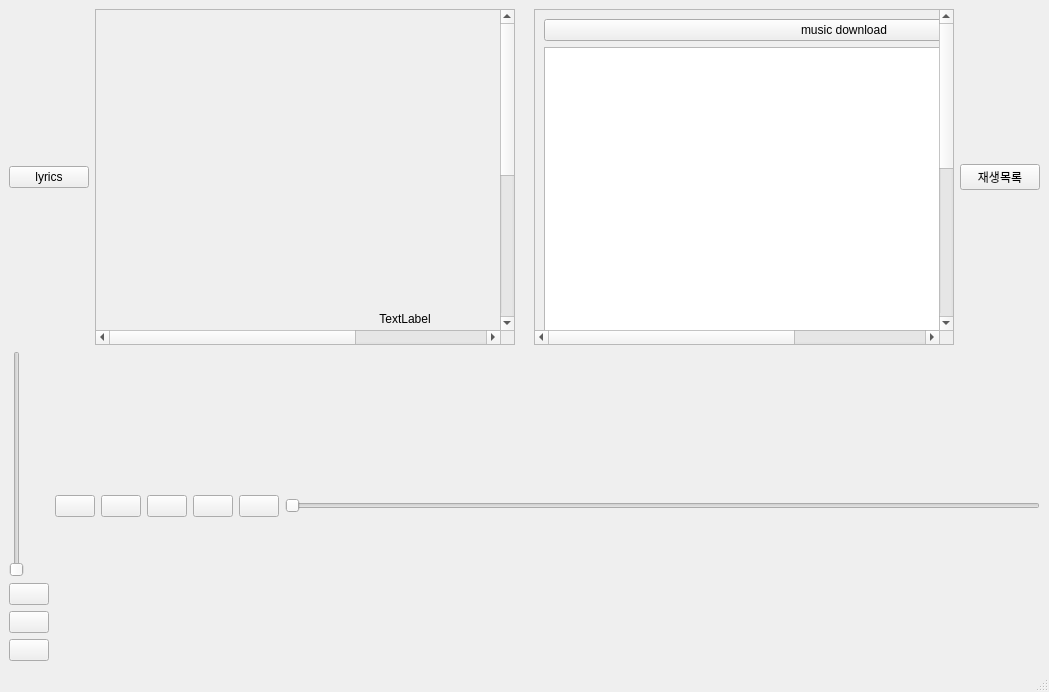
<?xml version="1.0" encoding="UTF-8"?>
<ui version="4.0">
 <class>MainWindow</class>
 <widget class="QMainWindow" name="MainWindow">
  <property name="geometry">
   <rect>
    <x>0</x>
    <y>0</y>
    <width>1049</width>
    <height>692</height>
   </rect>
  </property>
  <property name="windowTitle">
   <string>MainWindow</string>
  </property>
  <widget class="QWidget" name="centralwidget">
   <layout class="QVBoxLayout" name="verticalLayout_7">
    <item>
     <layout class="QVBoxLayout" name="verticalLayout_6">
      <item>
       <layout class="QHBoxLayout" name="horizontalLayout_6">
        <item>
         <layout class="QVBoxLayout" name="verticalLayout">
          <item>
           <layout class="QHBoxLayout" name="horizontalLayout_2">
            <item>
             <widget class="QPushButton" name="btn_lyrics">
              <property name="text">
               <string>lyrics</string>
              </property>
             </widget>
            </item>
            <item>
             <widget class="QScrollArea" name="scl_lyrics">
              <property name="widgetResizable">
               <bool>true</bool>
              </property>
              <widget class="QWidget" name="scrollAreaWidgetContents_2">
               <property name="geometry">
                <rect>
                 <x>0</x>
                 <y>0</y>
                 <width>618</width>
                 <height>618</height>
                </rect>
               </property>
               <layout class="QVBoxLayout" name="verticalLayout_10">
                <item>
                 <widget class="QLabel" name="lbl_lyrics">
                  <property name="minimumSize">
                   <size>
                    <width>600</width>
                    <height>600</height>
                   </size>
                  </property>
                  <property name="text">
                   <string>TextLabel</string>
                  </property>
                  <property name="alignment">
                   <set>Qt::AlignCenter</set>
                  </property>
                 </widget>
                </item>
               </layout>
              </widget>
             </widget>
            </item>
            <item>
             <widget class="QLabel" name="lbl_music">
              <property name="pixmap">
               <pixmap>imgs/music.png</pixmap>
              </property>
              <property name="alignment">
               <set>Qt::AlignCenter</set>
              </property>
             </widget>
            </item>
            <item>
             <widget class="QScrollArea" name="scl_playlist">
              <property name="widgetResizable">
               <bool>true</bool>
              </property>
              <widget class="QWidget" name="scrollAreaWidgetContents">
               <property name="geometry">
                <rect>
                 <x>-213</x>
                 <y>0</y>
                 <width>618</width>
                 <height>649</height>
                </rect>
               </property>
               <layout class="QVBoxLayout" name="verticalLayout_11">
                <item>
                 <layout class="QHBoxLayout" name="horizontalLayout_11">
                  <item>
                   <widget class="QPushButton" name="btn_musicdown">
                    <property name="text">
                     <string>music download</string>
                    </property>
                   </widget>
                  </item>
                 </layout>
                </item>
                <item>
                 <widget class="QListWidget" name="list_playlist">
                  <property name="minimumSize">
                   <size>
                    <width>600</width>
                    <height>600</height>
                   </size>
                  </property>
                 </widget>
                </item>
               </layout>
              </widget>
             </widget>
            </item>
            <item>
             <widget class="QPushButton" name="btn_playlist">
              <property name="text">
               <string>재생목록</string>
              </property>
             </widget>
            </item>
           </layout>
          </item>
          <item>
           <layout class="QHBoxLayout" name="horizontalLayout">
            <item>
             <layout class="QVBoxLayout" name="verticalLayout_5">
              <item>
               <widget class="QSlider" name="sld_volume">
                <property name="orientation">
                 <enum>Qt::Vertical</enum>
                </property>
               </widget>
              </item>
              <item>
               <widget class="QPushButton" name="btn_volume_H">
                <property name="icon">
                 <iconset>
                  <normaloff>imgs/volume_H.png</normaloff>imgs/volume_H.png</iconset>
                </property>
               </widget>
              </item>
              <item>
               <widget class="QPushButton" name="btn_volume_L">
                <property name="icon">
                 <iconset>
                  <normaloff>imgs/volume_L.png</normaloff>imgs/volume_L.png</iconset>
                </property>
               </widget>
              </item>
              <item>
               <widget class="QPushButton" name="btn_volume_mute">
                <property name="icon">
                 <iconset>
                  <normaloff>imgs/volume_mute.png</normaloff>imgs/volume_mute.png</iconset>
                </property>
               </widget>
              </item>
             </layout>
            </item>
            <item>
             <layout class="QHBoxLayout" name="horizontalLayout_3">
              <item>
               <widget class="QPushButton" name="btn_previous">
                <property name="icon">
                 <iconset>
                  <normaloff>imgs/previous.png</normaloff>imgs/previous.png</iconset>
                </property>
               </widget>
              </item>
              <item>
               <widget class="QPushButton" name="btn_play">
                <property name="icon">
                 <iconset>
                  <normaloff>imgs/play.png</normaloff>imgs/play.png</iconset>
                </property>
               </widget>
              </item>
              <item>
               <widget class="QPushButton" name="btn_pause">
                <property name="icon">
                 <iconset>
                  <normaloff>imgs/pause.png</normaloff>imgs/pause.png</iconset>
                </property>
               </widget>
              </item>
              <item>
               <widget class="QPushButton" name="btn_stop">
                <property name="icon">
                 <iconset>
                  <normaloff>imgs/stop.png</normaloff>imgs/stop.png</iconset>
                </property>
               </widget>
              </item>
              <item>
               <widget class="QPushButton" name="btn_next">
                <property name="icon">
                 <iconset>
                  <normaloff>imgs/next.png</normaloff>imgs/next.png</iconset>
                </property>
               </widget>
              </item>
              <item>
               <widget class="QSlider" name="sld_music">
                <property name="orientation">
                 <enum>Qt::Horizontal</enum>
                </property>
               </widget>
              </item>
             </layout>
            </item>
           </layout>
          </item>
         </layout>
        </item>
       </layout>
      </item>
     </layout>
    </item>
   </layout>
  </widget>
  <widget class="QMenuBar" name="menubar">
   <property name="geometry">
    <rect>
     <x>0</x>
     <y>0</y>
     <width>1049</width>
     <height>21</height>
    </rect>
   </property>
  </widget>
  <widget class="QStatusBar" name="statusbar"/>
 </widget>
 <resources/>
 <connections/>
</ui>
